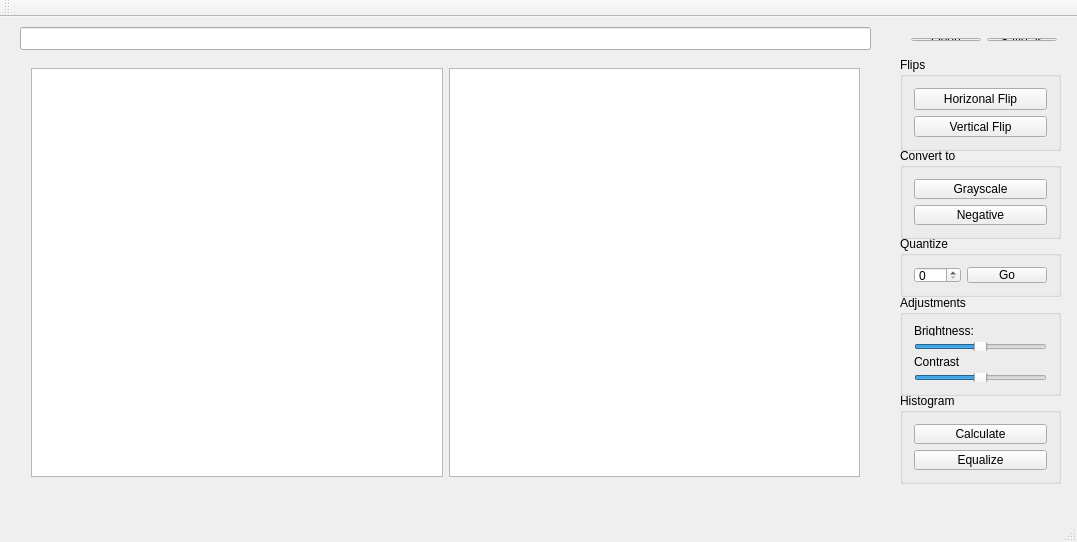
<?xml version="1.0" encoding="UTF-8"?>
<ui version="4.0">
 <class>MainWindow</class>
 <widget class="QMainWindow" name="MainWindow">
  <property name="geometry">
   <rect>
    <x>0</x>
    <y>0</y>
    <width>1077</width>
    <height>542</height>
   </rect>
  </property>
  <property name="windowTitle">
   <string>MainWindow</string>
  </property>
  <widget class="QWidget" name="centralWidget">
   <widget class="QWidget" name="layoutWidget">
    <property name="geometry">
     <rect>
      <x>20</x>
      <y>40</y>
      <width>851</width>
      <height>431</height>
     </rect>
    </property>
    <layout class="QHBoxLayout" name="horizontalLayout_2">
     <item>
      <widget class="QGraphicsView" name="originalGV"/>
     </item>
     <item>
      <widget class="QGraphicsView" name="modifiedGV"/>
     </item>
    </layout>
   </widget>
   <widget class="QGroupBox" name="groupBox">
    <property name="geometry">
     <rect>
      <x>900</x>
      <y>40</y>
      <width>161</width>
      <height>94</height>
     </rect>
    </property>
    <property name="title">
     <string>Flips</string>
    </property>
    <layout class="QVBoxLayout" name="verticalLayout_4">
     <item>
      <widget class="QPushButton" name="hFlip">
       <property name="text">
        <string>Horizonal Flip</string>
       </property>
      </widget>
     </item>
     <item>
      <widget class="QPushButton" name="vFlip">
       <property name="text">
        <string>Vertical Flip</string>
       </property>
      </widget>
     </item>
    </layout>
   </widget>
   <widget class="QGroupBox" name="groupBox_2">
    <property name="geometry">
     <rect>
      <x>900</x>
      <y>131</y>
      <width>161</width>
      <height>91</height>
     </rect>
    </property>
    <property name="title">
     <string>Convert to</string>
    </property>
    <layout class="QVBoxLayout" name="verticalLayout_5">
     <item>
      <widget class="QPushButton" name="grayscaleButton">
       <property name="text">
        <string>Grayscale</string>
       </property>
      </widget>
     </item>
     <item>
      <widget class="QPushButton" name="negativeButton">
       <property name="text">
        <string>Negative</string>
       </property>
      </widget>
     </item>
    </layout>
   </widget>
   <widget class="QGroupBox" name="groupBox_3">
    <property name="geometry">
     <rect>
      <x>900</x>
      <y>219</y>
      <width>161</width>
      <height>61</height>
     </rect>
    </property>
    <property name="title">
     <string>Quantize</string>
    </property>
    <layout class="QHBoxLayout" name="horizontalLayout_4">
     <item>
      <widget class="QSpinBox" name="nShades">
       <property name="maximum">
        <number>255</number>
       </property>
      </widget>
     </item>
     <item>
      <widget class="QPushButton" name="quatizeButton">
       <property name="text">
        <string>Go</string>
       </property>
      </widget>
     </item>
    </layout>
   </widget>
   <widget class="QGroupBox" name="groupBox_4">
    <property name="geometry">
     <rect>
      <x>900</x>
      <y>278</y>
      <width>161</width>
      <height>101</height>
     </rect>
    </property>
    <property name="title">
     <string>Adjustments</string>
    </property>
    <layout class="QVBoxLayout" name="verticalLayout_6">
     <item>
      <widget class="QLabel" name="label_4">
       <property name="text">
        <string>Brightness:</string>
       </property>
      </widget>
     </item>
     <item>
      <widget class="QSlider" name="brightnessSlider">
       <property name="minimum">
        <number>-255</number>
       </property>
       <property name="maximum">
        <number>255</number>
       </property>
       <property name="tracking">
        <bool>true</bool>
       </property>
       <property name="orientation">
        <enum>Qt::Horizontal</enum>
       </property>
      </widget>
     </item>
     <item>
      <widget class="QLabel" name="label_5">
       <property name="text">
        <string>Contrast</string>
       </property>
      </widget>
     </item>
     <item>
      <widget class="QSlider" name="contrastSlider">
       <property name="minimum">
        <number>-4</number>
       </property>
       <property name="maximum">
        <number>4</number>
       </property>
       <property name="tracking">
        <bool>true</bool>
       </property>
       <property name="orientation">
        <enum>Qt::Horizontal</enum>
       </property>
      </widget>
     </item>
    </layout>
   </widget>
   <widget class="QGroupBox" name="groupBox_5">
    <property name="geometry">
     <rect>
      <x>900</x>
      <y>376</y>
      <width>161</width>
      <height>91</height>
     </rect>
    </property>
    <property name="title">
     <string>Histogram</string>
    </property>
    <layout class="QVBoxLayout" name="verticalLayout_7">
     <item>
      <widget class="QPushButton" name="calcHistButton">
       <property name="text">
        <string>Calculate</string>
       </property>
      </widget>
     </item>
     <item>
      <widget class="QPushButton" name="eqHistButton">
       <property name="text">
        <string>Equalize</string>
       </property>
      </widget>
     </item>
    </layout>
   </widget>
   <widget class="QLineEdit" name="lineEdit">
    <property name="geometry">
     <rect>
      <x>20</x>
      <y>10</y>
      <width>851</width>
      <height>23</height>
     </rect>
    </property>
    <property name="text">
     <string/>
    </property>
   </widget>
   <widget class="QWidget" name="">
    <property name="geometry">
     <rect>
      <x>900</x>
      <y>10</y>
      <width>168</width>
      <height>25</height>
     </rect>
    </property>
    <layout class="QHBoxLayout" name="horizontalLayout_3">
     <item>
      <widget class="QPushButton" name="openButton">
       <property name="text">
        <string>Open</string>
       </property>
      </widget>
     </item>
     <item>
      <widget class="QPushButton" name="saveButton">
       <property name="text">
        <string>Save as</string>
       </property>
      </widget>
     </item>
    </layout>
   </widget>
  </widget>
  <widget class="QMenuBar" name="menuBar">
   <property name="geometry">
    <rect>
     <x>0</x>
     <y>0</y>
     <width>1077</width>
     <height>20</height>
    </rect>
   </property>
  </widget>
  <widget class="QToolBar" name="mainToolBar">
   <attribute name="toolBarArea">
    <enum>TopToolBarArea</enum>
   </attribute>
   <attribute name="toolBarBreak">
    <bool>false</bool>
   </attribute>
  </widget>
  <widget class="QStatusBar" name="statusBar"/>
 </widget>
 <layoutdefault spacing="6" margin="11"/>
 <resources/>
 <connections/>
</ui>
